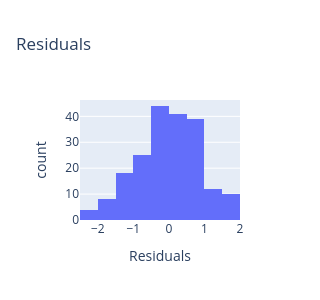
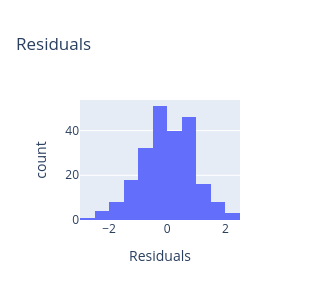
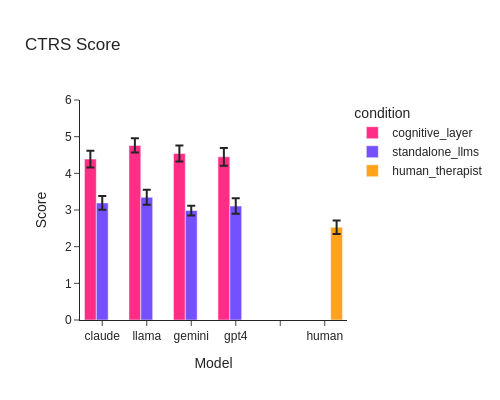

Write notebook code for charts like these, in order.
### Markdown cell above
### Overall CTRS score

Averaged across the 11 subscales.

### Code cell
# Overall CTRS score per transcript
df = (
        df_ctrs[['pid','item','human1_score']]
        .copy()
        .rename(columns={'human1_score':'score'})
        .groupby('pid')['score']
        .mean()
        .reset_index()
    )

# Add transcript metadata
df = df.merge(df_pids[['pid','condition','model']], on='pid', how='left')

print(f"N = {len(df.dropna())}")

# Add control variables (expert's "belief in humanness" of the reviewed agent)
control = df_general.loc[df_general['item']=='was_human',['pid','score']].copy().reset_index(drop=True)
control = control.rename(columns={'score':'believed_human'})

df = df.merge(control, on='pid', how='left')

# Set columns to the correct type
df['score'] = df['score'].astype(float)
df['believed_human'] = df['believed_human'].replace({
    'Strong disagree': 0,
    'Disagree': 1,
    'Neutral': 2,
    'Agree': 3,
    'Strong agree': 4
}).astype(float)

# Print summary of the data
print("OVERALL CTRS:")
display(df.groupby('condition')['score'].agg(['mean','std']).round(2))

# Print summary of the "believed_human" variable
df['believed_human_percent'] = df['believed_human'] / 4
print("BELIEVED HUMAN:")
display(
    df.groupby('condition')['believed_human_percent']
    .agg(['mean','std'])
    .map(lambda x: f"{x*100:.1f}%")
)

# ------------------------------------------------------------------------------------------------------------------------------------
# Run models
# ------------------------------------------------------------------------------------------------------------------------------------

# --- 2 x 4 model
model_df = df.loc[df['condition']!='human_therapist',].copy().reset_index(drop=True)

model_fit = smf.ols('score ~ C(model) * C(condition) * believed_human', data=model_df).fit()

display_residuals(model_fit)

anova_table = format_anova_table(model_fit)

print_title('Overall CTRS: 2 x 4 model')
print(anova_table)

# --- 3-way model
model_df = df.groupby(['pid','condition','believed_human'])['score'].mean().reset_index()

model_fit = smf.ols('score ~ C(condition) * believed_human', data=model_df).fit()

display_residuals(model_fit)

anova_table = format_anova_table(model_fit)

print_title('Overall CTRS: 3-way model')
print(anova_table)

# ------------------------------------------------------------------------------------------------------------------------------------
# Compare to humans
# ------------------------------------------------------------------------------------------------------------------------------------
print_title('Human Benchmarking')

m_diff = df.loc[df['condition']=='cognitive_layer','score'].mean() - df.loc[df['condition']=='human_therapist','score'].mean()
print(f"Cognitive Layer - Human Therapists = {m_diff:.1f}")
print(anova_pairwise_comparisons(model_fit))

human_benchmark = df.loc[df['condition']=='human_therapist','score'].quantile(.9)
print(f"\nTop 10% of clinicians scored {human_benchmark:.1f} or higher")

vec_A = (df.loc[df['condition']=='cognitive_layer','score']> human_benchmark).mean()
vec_B = (df.loc[df['condition']=='standalone_llms','score']> human_benchmark).mean()
print(f"{vec_A:.1%} of all cognitive layer conversations scored higher than top 10% of clinicians")
print(f"{vec_B:.1%} of all standalone LLM conversations scored higher than top 10% of clinicians")

# ------------------------------------------------------------------------------------------------------------------------------------
# Plot
# ------------------------------------------------------------------------------------------------------------------------------------
summary = (
    df
    .groupby(['model','condition'])['score']
    .agg(['mean','sem'])
    .reset_index()
)

model_order = ['claude','llama','gemini','gpt4','']
condition_order = CONDITION_ORDER

fig = px.bar(
    summary,
    x='model',
    y='mean',
    error_y='sem',
    color='condition',
    color_discrete_map=COLOURS,
    category_orders={'model': model_order, 'condition': condition_order},
    width=500,
    height=400,
    template='simple_white',
    title='CTRS Score',
    barmode='group',
    labels={'mean': 'Score', 'model': 'Model'}
)
fig.update_layout(font={'family': 'Arial'})
fig.update_yaxes(range=[0,6])
fig.show()

### Figure 1 — Plotly figure (JSON) as saved in the notebook; plotly's stock layout.template omitted (floating-point values rounded to 4 significant figures; data arrays with more than 128 entries replaced by an {"elided": "..."} marker saying what was removed)
{"data": [{"bingroup": "x", "hovertemplate": "variable=0<br>value=%{x}<br>count=%{y}<extra></extra>", "legendgroup": "0", "marker": {"color": "#636efa", "pattern": {"shape": ""}}, "name": "0", "orientation": "v", "showlegend": true, "type": "histogram", "x": {"elided": "201 float values"}, "xaxis": "x", "yaxis": "y"}], "layout": {"barmode": "relative", "height": 300, "legend": {"title": {"text": "variable"}, "tracegroupgap": 0}, "showlegend": false, "title": {"text": "Residuals"}, "width": 300, "xaxis": {"anchor": "y", "domain": [0, 1], "title": {"text": "Residuals"}}, "yaxis": {"anchor": "x", "domain": [0, 1], "title": {"text": "count"}}}}

### Figure 2 — Plotly figure (JSON) as saved in the notebook; plotly's stock layout.template omitted (floating-point values rounded to 4 significant figures; data arrays with more than 128 entries replaced by an {"elided": "..."} marker saying what was removed)
{"data": [{"bingroup": "x", "hovertemplate": "variable=0<br>value=%{x}<br>count=%{y}<extra></extra>", "legendgroup": "0", "marker": {"color": "#636efa", "pattern": {"shape": ""}}, "name": "0", "orientation": "v", "showlegend": true, "type": "histogram", "x": {"elided": "227 float values"}, "xaxis": "x", "yaxis": "y"}], "layout": {"barmode": "relative", "height": 300, "legend": {"title": {"text": "variable"}, "tracegroupgap": 0}, "showlegend": false, "title": {"text": "Residuals"}, "width": 300, "xaxis": {"anchor": "y", "domain": [0, 1], "title": {"text": "Residuals"}}, "yaxis": {"anchor": "x", "domain": [0, 1], "title": {"text": "count"}}}}

### Figure 3 — Plotly figure (JSON) as saved in the notebook; plotly's stock layout.template omitted (floating-point values rounded to 4 significant figures)
{"data": [{"alignmentgroup": "True", "error_y": {"array": [0.2296, 0.2189, 0.2417, 0.1942]}, "hovertemplate": "condition=cognitive_layer<br>Model=%{x}<br>Score=%{y}<extra></extra>", "legendgroup": "cognitive_layer", "marker": {"color": "#ff2d86", "pattern": {"shape": ""}}, "name": "cognitive_layer", "offsetgroup": "cognitive_layer", "orientation": "v", "showlegend": true, "textposition": "auto", "type": "bar", "x": ["claude", "gemini", "gpt4", "llama"], "xaxis": "x", "y": [4.389, 4.538, 4.451, 4.761], "yaxis": "y"}, {"alignmentgroup": "True", "error_y": {"array": [0.1878, 0.1333, 0.2096, 0.2032]}, "hovertemplate": "condition=standalone_llms<br>Model=%{x}<br>Score=%{y}<extra></extra>", "legendgroup": "standalone_llms", "marker": {"color": "#7550ff", "pattern": {"shape": ""}}, "name": "standalone_llms", "offsetgroup": "standalone_llms", "orientation": "v", "showlegend": true, "textposition": "auto", "type": "bar", "x": ["claude", "gemini", "gpt4", "llama"], "xaxis": "x", "y": [3.193, 2.985, 3.108, 3.348], "yaxis": "y"}, {"alignmentgroup": "True", "error_y": {"array": [0.1834]}, "hovertemplate": "condition=human_therapist<br>Model=%{x}<br>Score=%{y}<extra></extra>", "legendgroup": "human_therapist", "marker": {"color": "#ffa21c", "pattern": {"shape": ""}}, "name": "human_therapist", "offsetgroup": "human_therapist", "orientation": "v", "showlegend": true, "textposition": "auto", "type": "bar", "x": ["human"], "xaxis": "x", "y": [2.531], "yaxis": "y"}], "layout": {"barmode": "group", "font": {"family": "Arial"}, "height": 400, "legend": {"title": {"text": "condition"}, "tracegroupgap": 0}, "title": {"text": "CTRS Score"}, "width": 500, "xaxis": {"anchor": "y", "categoryarray": ["claude", "llama", "gemini", "gpt4", ""], "categoryorder": "array", "domain": [0, 1], "title": {"text": "Model"}}, "yaxis": {"anchor": "x", "domain": [0, 1], "range": [0, 6], "title": {"text": "Score"}}}}
